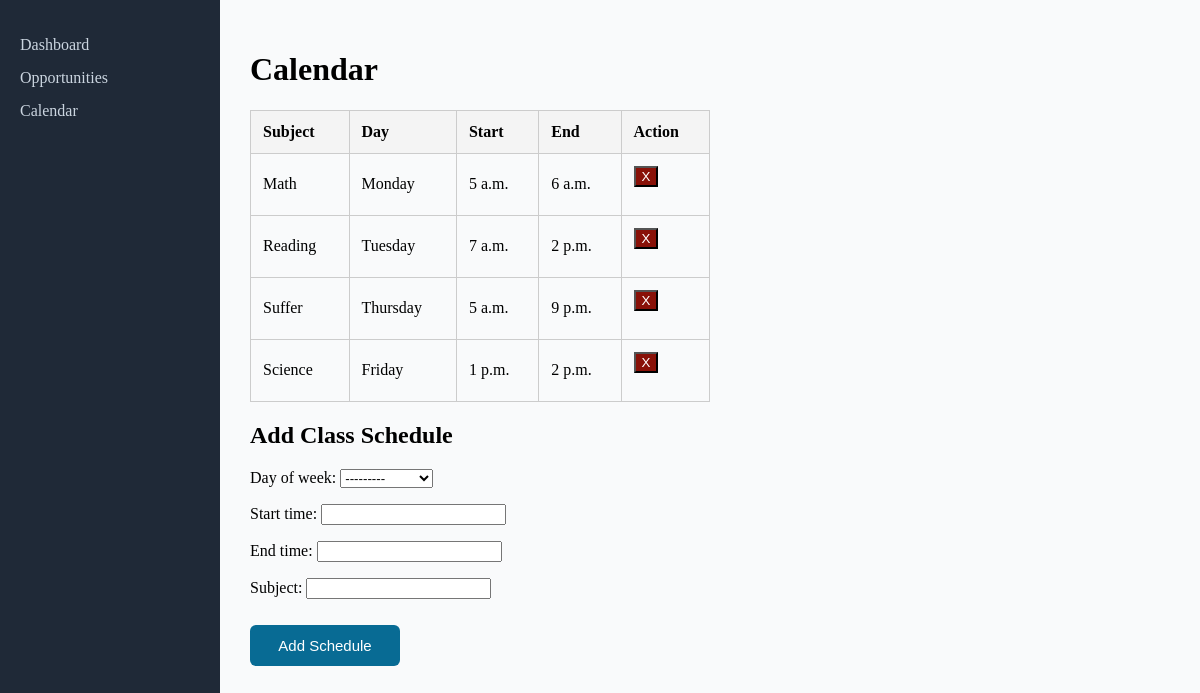
/student_calendar (signed in), run on the app's committed database.
### core/models.py (models this page shows, shortened)
class ClassSchedule(models.Model):
    student = models.ForeignKey(
        "StudentProfile", on_delete=models.CASCADE, related_name="class_schedules"
    )
    day_of_week = models.CharField(
        max_length=10,
        choices=[
            ("Monday", "Monday"),
            ("Tuesday", "Tuesday"),
            ("Wednesday", "Wednesday"),
            ("Thursday", "Thursday"),
            ("Friday", "Friday"),
            ("Saturday", "Saturday"),
            ("Sunday", "Sunday"),
        ],
    )
    start_time = models.TimeField()
    end_time = models.TimeField()
    subject = models.CharField(max_length=100)

### core/views.py (the view, shortened to what this page needs)
# urls.py: path("student_calendar", views.student_calendar, name="student_calendar"),
@login_required
def student_calendar(request):
    user = request.user
    try:
        student_profile = user.studentprofile
    except StudentProfile.DoesNotExist:
        student_profile = None
        return redirect("login_view")
    template = loader.get_template("core/student_calendar.html")
    form = ClassScheduleForm()
    WEEKDAY_ORDER = [
        "Monday",
        "Tuesday",
        "Wednesday",
        "Thursday",
        "Friday",
        "Saturday",
        "Sunday",
    ]
    schedules = list(student_profile.class_schedules.all())
    schedules.sort(key=lambda s: WEEKDAY_ORDER.index(s.day_of_week))
    context = {"schedules": schedules, "form": form}
    return HttpResponse(template.render(context, request))

### core/models.py
class ClassScheduleForm(forms.ModelForm):
    class Meta:
        model = ClassSchedule
        fields = ["day_of_week", "start_time", "end_time", "subject"]

### core/templates/core/student_calendar.html (shortened to what this page needs)
<div class="sidebar">
  <ul>
  <li><a href="/student_dashboard">Dashboard</a></li>
  <li><a href="/student_opportunities">Opportunities</a></li>
  <li><a href="/student_calendar">Calendar</a></li>
  </ul>
</div>
<body>
<div class="main-content">
<h1>Calendar</h1>
<table>
  <tr>
    <th>Subject</th>
    <th>Day</th>
    <th>Start</th>
    <th>End</th>
    <th>Action</th>
  </tr>
  {% for schedule in schedules %}
  <tr>
    <td>{{ schedule.subject }}</td>
    <td>{{ schedule.day_of_week }}</td>
    <td>{{ schedule.start_time }}</td>
    <td>{{ schedule.end_time }}</td>
    <td>
      <form method="post">
        <button type="submit" id="delete">X</button>
      </form>
    </td>
  </tr>
  {% empty %}
  <tr>
    <td colspan="4">No class schedules yet.</td>
  </tr>
  {% endfor %}
</table>
<h2>Add Class Schedule</h2>
<form method="post">
  {% csrf_token %} {{ form.as_p }}
  <button type="submit" id="add-sched">Add Schedule</button>
</form>
</div>
</body>

### core/templates/core/student_calendar.html (style rules this page uses)
table { width: 50%; border-collapse: collapse; }
th, td { padding: 12px; border: 1px solid #ccc; text-align: left; }
th { background-color: #f4f4f4; }
body { margin: 0; font-family: Karla; display: flex; }
.sidebar { width: 220px; height: 100vh; background-color: #1f2937; color: #fff; padding: 20px; box-sizing: border-box; position: fixed; }
.sidebar ul { list-style-type: none; padding: 0; }
.sidebar ul li { margin: 15px 0; }
.sidebar ul li a { color: #cbd5e0; text-decoration: none; font-size: 16px; display: block; transition: 0.3s; }
.main-content { margin-left: 220px; padding: 30px; flex-grow: 1; background-color: #f9fafb; height: 100vh; box-sizing: border-box; overflow-y: scroll; }
#add-sched { width: 150px; padding: 12px; background-color: #086b94; border: none; border-radius: 6px; color: white; font-size: 15px; cursor: pointer; margin-top: 10px; }
#delete { background-color: #891108; color: #ffffff; }

### data on the page
ClassSchedule: subject "Math", day_of_week "Monday", start_time "5 a.m.", end_time "6 a.m."
ClassSchedule: subject "Reading", day_of_week "Tuesday", start_time "7 a.m.", end_time "2 p.m."
ClassSchedule: subject "Suffer", day_of_week "Thursday", start_time "5 a.m.", end_time "9 p.m."
ClassSchedule: subject "Science", day_of_week "Friday", start_time "1 p.m.", end_time "2 p.m."
